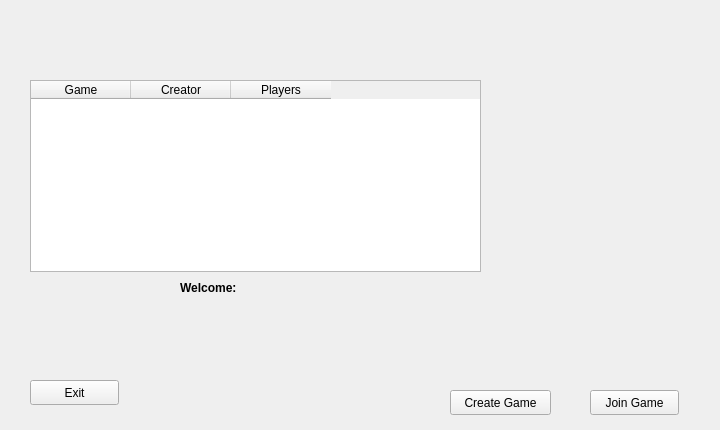
<?xml version="1.0" encoding="UTF-8"?>
<ui version="4.0">
 <class>client_lobby</class>
 <widget class="QWidget" name="client_lobby">
  <property name="geometry">
   <rect>
    <x>0</x>
    <y>0</y>
    <width>720</width>
    <height>430</height>
   </rect>
  </property>
  <property name="minimumSize">
   <size>
    <width>720</width>
    <height>430</height>
   </size>
  </property>
  <property name="maximumSize">
   <size>
    <width>720</width>
    <height>430</height>
   </size>
  </property>
  <property name="windowTitle">
   <string>Form</string>
  </property>
  <widget class="QLabel" name="lobbyBackground">
   <property name="geometry">
    <rect>
     <x>-180</x>
     <y>0</y>
     <width>1131</width>
     <height>491</height>
    </rect>
   </property>
   <property name="text">
    <string/>
   </property>
   <property name="textFormat">
    <enum>Qt::RichText</enum>
   </property>
   <property name="pixmap">
    <pixmap resource="client_connector_resources.qrc">:/images/lobby_background.jpg</pixmap>
   </property>
   <property name="scaledContents">
    <bool>true</bool>
   </property>
  </widget>
  <widget class="QLabel" name="lobbyGamesImage">
   <property name="geometry">
    <rect>
     <x>30</x>
     <y>20</y>
     <width>201</width>
     <height>91</height>
    </rect>
   </property>
   <property name="text">
    <string/>
   </property>
   <property name="textFormat">
    <enum>Qt::RichText</enum>
   </property>
   <property name="pixmap">
    <pixmap resource="client_connector_resources.qrc">:/images/lobby_games.png</pixmap>
   </property>
   <property name="scaledContents">
    <bool>true</bool>
   </property>
  </widget>
  <widget class="QPushButton" name="exitLobbyButton">
   <property name="geometry">
    <rect>
     <x>30</x>
     <y>380</y>
     <width>89</width>
     <height>25</height>
    </rect>
   </property>
   <property name="text">
    <string>Exit</string>
   </property>
  </widget>
  <widget class="QPushButton" name="createGameButton">
   <property name="geometry">
    <rect>
     <x>450</x>
     <y>390</y>
     <width>101</width>
     <height>25</height>
    </rect>
   </property>
   <property name="text">
    <string>Create Game</string>
   </property>
  </widget>
  <widget class="QPushButton" name="joinGameButton">
   <property name="geometry">
    <rect>
     <x>590</x>
     <y>390</y>
     <width>89</width>
     <height>25</height>
    </rect>
   </property>
   <property name="text">
    <string>Join Game</string>
   </property>
  </widget>
  <widget class="QTableWidget" name="gamesTable">
   <property name="geometry">
    <rect>
     <x>30</x>
     <y>80</y>
     <width>451</width>
     <height>192</height>
    </rect>
   </property>
   <property name="minimumSize">
    <size>
     <width>451</width>
     <height>192</height>
    </size>
   </property>
   <property name="maximumSize">
    <size>
     <width>451</width>
     <height>192</height>
    </size>
   </property>
   <property name="sortingEnabled">
    <bool>true</bool>
   </property>
   <property name="rowCount">
    <number>0</number>
   </property>
   <property name="columnCount">
    <number>3</number>
   </property>
   <column>
    <property name="text">
     <string notr="true">Game</string>
    </property>
    <property name="toolTip">
     <string notr="true"/>
    </property>
    <property name="whatsThis">
     <string notr="true"/>
    </property>
   </column>
   <column>
    <property name="text">
     <string notr="true">Creator</string>
    </property>
    <property name="toolTip">
     <string notr="true"/>
    </property>
    <property name="whatsThis">
     <string notr="true"/>
    </property>
   </column>
   <column>
    <property name="text">
     <string notr="true">Players</string>
    </property>
   </column>
  </widget>
  <widget class="QLabel" name="label">
   <property name="geometry">
    <rect>
     <x>180</x>
     <y>280</y>
     <width>81</width>
     <height>17</height>
    </rect>
   </property>
   <property name="text">
    <string>&lt;html&gt;&lt;head/&gt;&lt;body&gt;&lt;p&gt;&lt;span style=&quot; font-weight:600;&quot;&gt;Welcome:&lt;/span&gt;&lt;/p&gt;&lt;/body&gt;&lt;/html&gt;</string>
   </property>
   <property name="textFormat">
    <enum>Qt::RichText</enum>
   </property>
  </widget>
  <widget class="QLabel" name="playerName">
   <property name="geometry">
    <rect>
     <x>260</x>
     <y>280</y>
     <width>67</width>
     <height>17</height>
    </rect>
   </property>
   <property name="text">
    <string/>
   </property>
  </widget>
 </widget>
 <resources>
  <include location="client_connector_resources.qrc"/>
 </resources>
 <connections/>
</ui>
